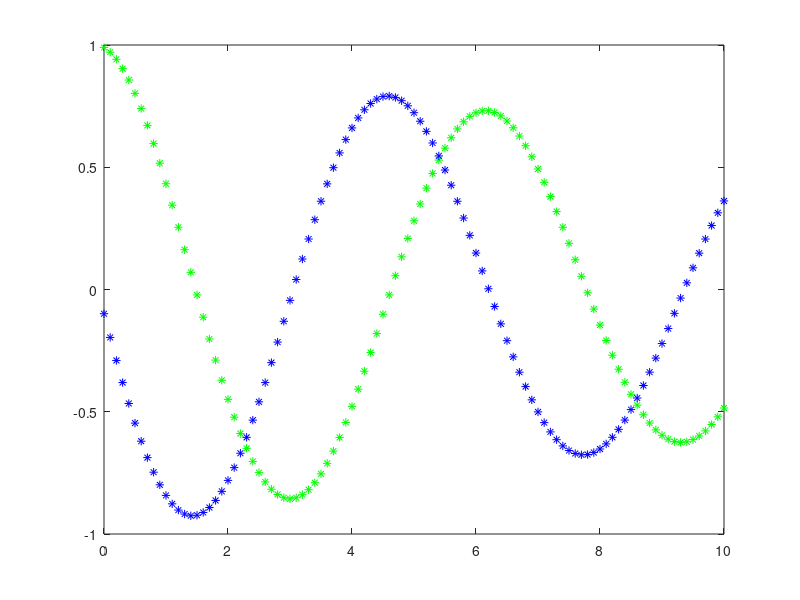

Recreate this plot in MATLAB.
ti=0;
tf=10;
h=0.1;
L1=1;
C1=1;
R2=2534;
v0=1;
i0=0;
M=[-C1 0;0 -L1];
N=[0 1;-1 0];
u=[0 0; 0 0];
Xant=[v0;i0];
MH=M.*(1/h);

for i= ti:h:tf
   %Xa=u+MH*Xant;
  %X=(Xa*inv(MH+N))
  X=(MH+N)\(MH*Xant); 
  % X=((MH*Xant)\(MH+N))'; 
   Xant=X;
    plot(i,X(1),'*g',i,X(2),'*b');
    %plot(X(1),X(1,2),'*g');
    hold on;
    drawnow;
end
hold off